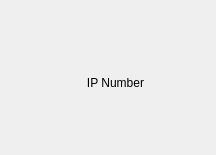
<?xml version="1.0" encoding="UTF-8"?>
<ui version="4.0">
 <class>Widget</class>
 <widget class="QWidget" name="Widget">
  <property name="geometry">
   <rect>
    <x>0</x>
    <y>0</y>
    <width>216</width>
    <height>155</height>
   </rect>
  </property>
  <property name="windowTitle">
   <string>Widget</string>
  </property>
  <widget class="QLabel" name="label">
   <property name="geometry">
    <rect>
     <x>40</x>
     <y>70</y>
     <width>151</width>
     <height>20</height>
    </rect>
   </property>
   <property name="text">
    <string>IP Number</string>
   </property>
   <property name="alignment">
    <set>Qt::AlignBottom|Qt::AlignHCenter</set>
   </property>
   <property name="textInteractionFlags">
    <set>Qt::NoTextInteraction</set>
   </property>
  </widget>
 </widget>
 <layoutdefault spacing="6" margin="11"/>
 <resources/>
 <connections/>
</ui>
